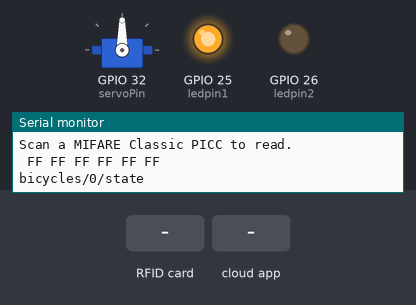
Bench run of a sketch on a simulated ESP32. Parts: servo, output pins drawn as LEDs (lit = HIGH), the last lines printed to the serial monitor. Inputs (shaded band) come from the test bench. WiFi joins after 1.5 s; servers stay silent unless stated; the Firebase database answers and starts empty.

Above: at 2.7 s.
2.8 s: RFID card 12 34 56 78 held to the reader
At 5.3 s:
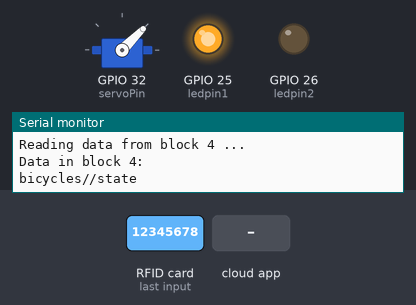
5.6 s: the phone or cloud app sets state to 0
At 6.8 s:
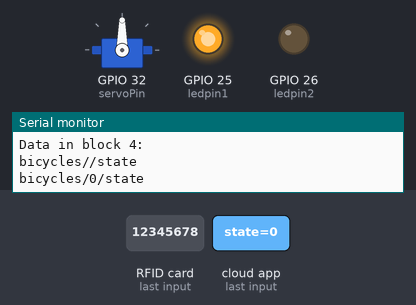
7.3 s: RFID card 5E 7A 19 C4 held to the reader
At 11.3 s:
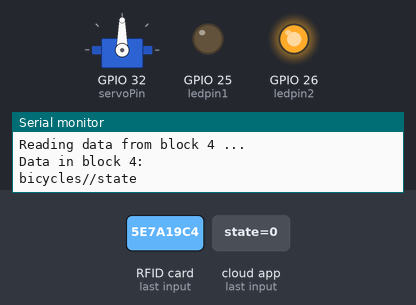
11.8 s: the phone or cloud app sets state to 0
At 12.9 s:
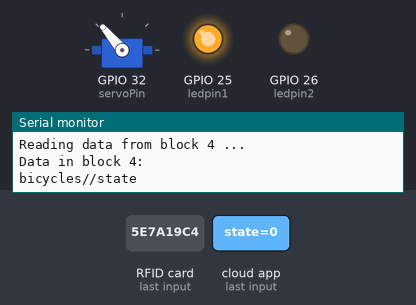
Timing chart, 0 to 15.5 s (numbered marks = the images above; inputs shaded):
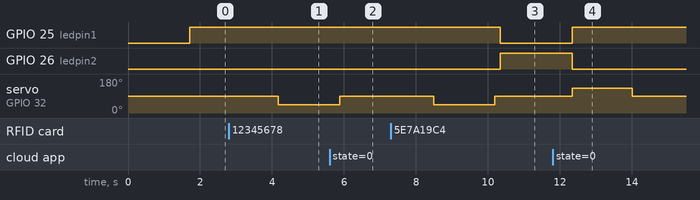

The sketch:

Velocity_project.ino
```cpp
#include <WiFi.h>
#include <Firebase_ESP_Client.h>
#include <SPI.h>
#include <MFRC522.h>
#include <ESP32Servo.h>


const char* ssid     = "Ravindu's Galaxy A12 ";     // Enter SSID name of your wifi router
const char* password = "smwd3183";    // Enter password of your wifi router

#define API_KEY "AIzaSyCzQYyV3DEf-CTT4064p0vWrz2zV0xqCbE"
#define DATABASE_URL "https://velocity-68b51-default-rtdb.asia-southeast1.firebasedatabase.app/"

#define USER_EMAIL "codecraftuom@gmail.com"
#define USER_PASSWORD "12345678"

#define ledpin1 25
#define ledpin2 26

FirebaseData fbdo;
FirebaseAuth auth;
FirebaseConfig config;

#define RST_PIN         5           // Configurable, see typical pin layout above
#define SS_PIN          21          // Configurable, see typical pin layout above

MFRC522 mfrc522(SS_PIN, RST_PIN);   // Create MFRC522 instance.

MFRC522::MIFARE_Key key;

int prelockState = 0;
unsigned long sendDataPrevMillis = 0;

Servo myservo;  // create servo object to control a servo
int pos = 0;    // variable to store the servo position
int servoPin = 32;

void setup()
{
    Serial.begin(115200);
    pinMode(ledpin1, OUTPUT);      // set the LED pin mode
    pinMode(ledpin2, OUTPUT);      // set the LED pin mode
    digitalWrite(ledpin1, LOW);
    digitalWrite(ledpin2, LOW);
    delay(10);

    // We start by connecting to a WiFi network

    Serial.print("Connecting to ");
    Serial.println(ssid);

    WiFi.begin(ssid, password);

    while (WiFi.status() != WL_CONNECTED) {
        delay(300);
        Serial.print(".");
    }

    Serial.println("");
    Serial.println("WiFi connected.");
    Serial.println("IP address: ");
    Serial.println(WiFi.localIP());

    ESP32PWM::allocateTimer(0);
    myservo.setPeriodHertz(50);    // standard 50 hz servo
    myservo.attach(servoPin, 1000, 2000);

    config.api_key = API_KEY;

    auth.user.email = USER_EMAIL;
    auth.user.password = USER_PASSWORD;

    /* Assign the RTDB URL (required) */
    config.database_url = DATABASE_URL;

    // Comment or pass false value when WiFi reconnection will control by your code or third party library e.g. WiFiManager
    Firebase.reconnectNetwork(true);

    // Since v4.4.x, BearSSL engine was used, the SSL buffer need to be set.
    // Large data transmission may require larger RX buffer, otherwise connection issue or data read time out can be occurred.
    fbdo.setBSSLBufferSize(4096 /* Rx buffer size in bytes from 512 - 16384 */, 1024 /* Tx buffer size in bytes from 512 - 16384 */);

    // Limit the size of response payload to be collected in FirebaseData
    fbdo.setResponseSize(2048);

    Firebase.begin(&config, &auth);

    Firebase.setDoubleDigits(5);

    config.timeout.serverResponse = 10 * 1000;

    SPI.begin();        // Init SPI bus
    mfrc522.PCD_Init(); // Init MFRC522 card

    for (byte i = 0; i < 6; i++) {
        key.keyByte[i] = 0xFF;
    }

    Serial.println(F("Scan a MIFARE Classic PICC to read."));
    dump_byte_array(key.keyByte, MFRC522::MF_KEY_SIZE);
    Serial.println();

}


void loop(){
  // Firebase.ready() should be called repeatedly to handle authentication tasks.
  if (Firebase.ready() && (millis() - sendDataPrevMillis > 1000 || sendDataPrevMillis == 0))
  {
    sendDataPrevMillis = millis();
    int lockState;
    if(Firebase.RTDB.getInt(&fbdo, "stations/-OLyKSYr0GRd40bCjsBc/locks/102/state", &lockState)){
    //lockState = 0 means open lock
      if(lockState == 0){
        digitalWrite(ledpin1, HIGH);
        digitalWrite(ledpin2, LOW);
        if (prelockState != lockState){
          openlock();
        }
        else if (prelockState == lockState){
          String BikeID = CheckRFID();
          String firstFour = BikeID.substring(0, 4);
          String Bikeaddr = "bicycles/" + firstFour + "/state";
          Serial.println(Bikeaddr);
          if (BikeID != "0"){
            while(!(Firebase.RTDB.setString(&fbdo, "stations/-OLyKSYr0GRd40bCjsBc/locks/102/bicycleId", firstFour)));
            while(!(Firebase.RTDB.setString(&fbdo, Bikeaddr, "locked")));
            //update Database
            while(!(Firebase.RTDB.setInt(&fbdo, "stations/-OLyKSYr0GRd40bCjsBc/locks/102/state", 1)));
            closelock();
            //closelock
          }
        }
      }
      else{
        digitalWrite(ledpin1, LOW);
        digitalWrite(ledpin2, HIGH);
        // Do nothing
      }

    }
    else{
    Serial.println(fbdo.errorReason().c_str());
    digitalWrite(ledpin1, LOW);
    digitalWrite(ledpin2, LOW);
    }
  prelockState = lockState;
  }
}
void openlock(){
  myservo.write(130);              // tell servo to go to position in variable 'pos'
  delay(1660);
  myservo.write(90);
  delay(30000);
}

void closelock(){
  myservo.write(45);              // tell servo to go to position in variable 'pos'
  delay(1700);
  myservo.write(90);
}

String CheckRFID(){
  // Reset the loop if no new card present on the sensor/reader. This saves the entire process when idle.
    // Reset the loop if no new card present on the sensor/reader. This saves the entire process when idle.
    if ( ! mfrc522.PICC_IsNewCardPresent())
        return "0";

    // Select one of the cards
    if ( ! mfrc522.PICC_ReadCardSerial())
        return "0";

    // Show some details of the PICC (that is: the tag/card)
    Serial.print(F("Card UID:"));
    dump_byte_array(mfrc522.uid.uidByte, mfrc522.uid.size);
    Serial.println();
    Serial.print(F("PICC type: "));
    MFRC522::PICC_Type piccType = mfrc522.PICC_GetType(mfrc522.uid.sak);
    Serial.println(mfrc522.PICC_GetTypeName(piccType));

    // Check for compatibility
    if (    piccType != MFRC522::PICC_TYPE_MIFARE_MINI
        &&  piccType != MFRC522::PICC_TYPE_MIFARE_1K
        &&  piccType != MFRC522::PICC_TYPE_MIFARE_4K) {
        Serial.println(F("This sample only works with MIFARE Classic cards."));
        return "0";
    }

    // In this sample we use the second sector,
    // that is: sector #1, covering block #4 up to and including block #7
    byte sector         = 1;
    byte blockAddr      = 4;
    byte trailerBlock   = 7;
    MFRC522::StatusCode status;
    byte buffer[18];
    byte size = sizeof(buffer);

    // Authenticate using key A
    Serial.println(F("Authenticating using key A..."));
    status = (MFRC522::StatusCode) mfrc522.PCD_Authenticate(MFRC522::PICC_CMD_MF_AUTH_KEY_A, trailerBlock, &key, &(mfrc522.uid));
    if (status != MFRC522::STATUS_OK) {
        Serial.print(F("PCD_Authenticate() failed: "));
        Serial.println(mfrc522.GetStatusCodeName(status));
        return "0";
    }

    // Read data from the block
    Serial.print(F("Reading data from block ")); Serial.print(blockAddr);
    Serial.println(F(" ..."));
    status = (MFRC522::StatusCode) mfrc522.MIFARE_Read(blockAddr, buffer, &size);
    if (status != MFRC522::STATUS_OK) {
        Serial.print(F("MIFARE_Read() failed: "));
        Serial.println(mfrc522.GetStatusCodeName(status));
        return "0";
    }

    Serial.print(F("Data in block ")); Serial.print(blockAddr); Serial.println(F(":"));
    String RFID = (char*)buffer;
    Serial.println(RFID);
    Serial.println();

    // Halt PICC
    mfrc522.PICC_HaltA();
    // Stop encryption on PCD
    mfrc522.PCD_StopCrypto1();

    return RFID;
}

void dump_byte_array(byte *buffer, byte bufferSize) {
    for (byte i = 0; i < bufferSize; i++) {
        Serial.print(buffer[i] < 0x10 ? " 0" : " ");
        Serial.print(buffer[i], HEX);
    }
}
```

Measured:
- after the input at 2.8 s, servo on GPIO 32 (servoPin): 90° → 45° after 1.4 s
- after the input at 5.6 s, GPIO 25 (ledpin1): stays HIGH (without the input it goes to LOW after 0.43 s); GPIO 26 (ledpin2): stays LOW (without the input it goes to HIGH after 0.43 s)
- after the input at 7.3 s, GPIO 25 (ledpin1): HIGH → LOW after 3.0 s; GPIO 26 (ledpin2): LOW → HIGH after 3.0 s; servo on GPIO 32 (servoPin): 90° → 45° after 1.2 s, → 90° 1.7 s later
- after the input at 11.8 s, GPIO 25 (ledpin1): LOW → HIGH after 0.54 s; GPIO 26 (ledpin2): HIGH → LOW after 0.54 s; servo on GPIO 32 (servoPin): 90° → 130° after 0.54 s, → 90° 1.7 s later
